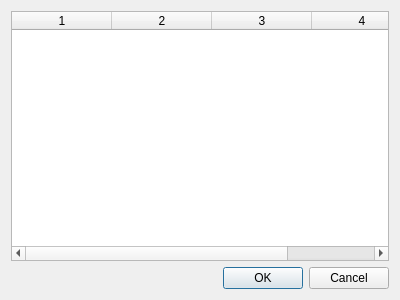
<?xml version="1.0" encoding="UTF-8"?>
<ui version="4.0">
 <class>chooseRoom</class>
 <widget class="QDialog" name="chooseRoom">
  <property name="geometry">
   <rect>
    <x>0</x>
    <y>0</y>
    <width>400</width>
    <height>300</height>
   </rect>
  </property>
  <property name="mouseTracking">
   <bool>true</bool>
  </property>
  <property name="windowTitle">
   <string>Dialog</string>
  </property>
  <layout class="QGridLayout" name="gridLayout">
   <item row="0" column="0">
    <layout class="QVBoxLayout" name="verticalLayout">
     <item>
      <widget class="QTableWidget" name="tableWidget">
       <property name="selectionMode">
        <enum>QAbstractItemView::SingleSelection</enum>
       </property>
       <property name="selectionBehavior">
        <enum>QAbstractItemView::SelectRows</enum>
       </property>
       <property name="columnCount">
        <number>4</number>
       </property>
       <column/>
       <column/>
       <column/>
       <column/>
      </widget>
     </item>
     <item>
      <widget class="QDialogButtonBox" name="buttonBox">
       <property name="mouseTracking">
        <bool>true</bool>
       </property>
       <property name="orientation">
        <enum>Qt::Horizontal</enum>
       </property>
       <property name="standardButtons">
        <set>QDialogButtonBox::Cancel|QDialogButtonBox::Ok</set>
       </property>
      </widget>
     </item>
    </layout>
   </item>
  </layout>
 </widget>
 <resources/>
 <connections>
  <connection>
   <sender>buttonBox</sender>
   <signal>accepted()</signal>
   <receiver>chooseRoom</receiver>
   <slot>accept()</slot>
   <hints>
    <hint type="sourcelabel">
     <x>248</x>
     <y>254</y>
    </hint>
    <hint type="destinationlabel">
     <x>157</x>
     <y>274</y>
    </hint>
   </hints>
  </connection>
  <connection>
   <sender>buttonBox</sender>
   <signal>rejected()</signal>
   <receiver>chooseRoom</receiver>
   <slot>reject()</slot>
   <hints>
    <hint type="sourcelabel">
     <x>316</x>
     <y>260</y>
    </hint>
    <hint type="destinationlabel">
     <x>286</x>
     <y>274</y>
    </hint>
   </hints>
  </connection>
 </connections>
</ui>
